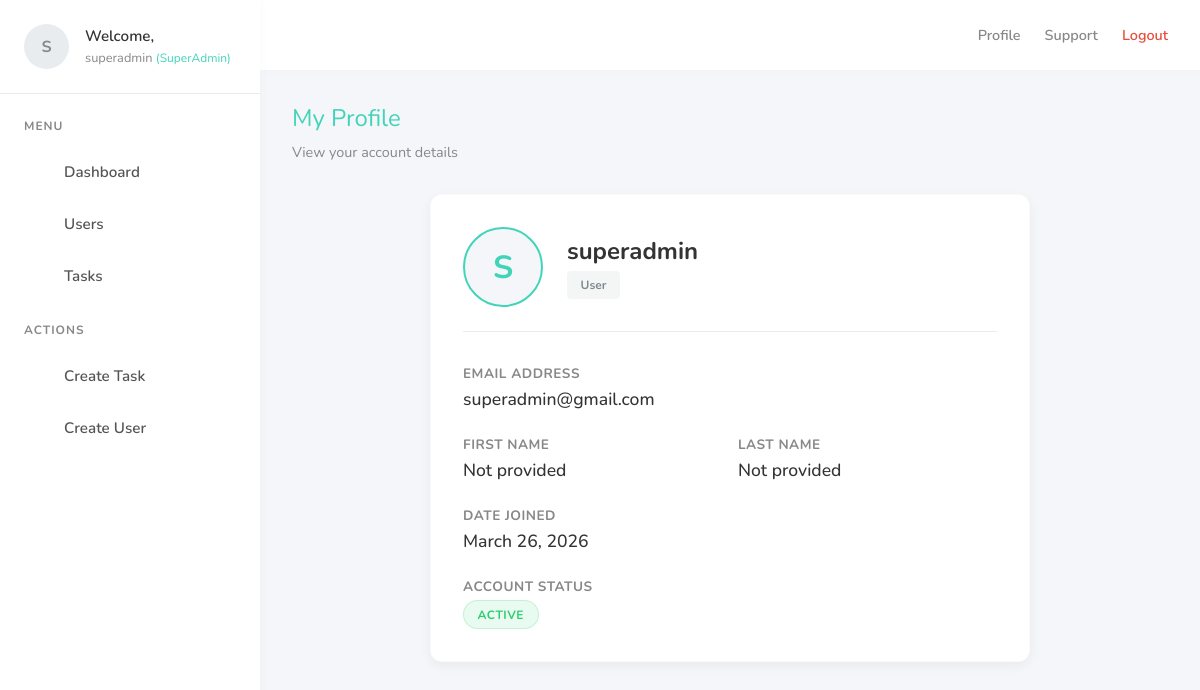
/admin-panel/profile/ (signed in), run on the app's committed database.
### users/models.py (models this page shows, shortened)
class User(AbstractUser):
    ROLE_CHOICES = (
        ("SUPERADMIN", "SuperAdmin"),
        ("ADMIN", "Admin"),
        ("USER", "User"),
    )
    role = models.CharField(max_length=20, choices=ROLE_CHOICES, default="USER")
    assigned_admin = models.ForeignKey(
        "self", null=True, blank=True, on_delete=models.SET_NULL, related_name="users"
    )

### admin_panel/views.py (the view)
# urls.py: path("profile/", profile, name="admin-profile"),
@user_passes_test(is_admin_or_superadmin, login_url='admin-login')
def profile(request):
    return render(request, "admin_panel/profile.html")

### admin_panel/views.py (called while the page is built)
def is_admin_or_superadmin(user):
    return user.is_authenticated and (user.role in ['ADMIN', 'SUPERADMIN'] or user.is_superuser)

### admin_panel/templates/admin_panel/profile.html (shortened to what this page needs)
{% extends "base.html" %}
{% block content %}
<div class="page-header">
    <h2 class="page-title">My Profile</h2>
    <p class="page-subtitle">View your account details</p>
</div>
<div class="card" style="max-width: 600px; margin: 0 auto; padding: 2rem;">
    <div style="display: flex; align-items: center; margin-bottom: 2rem; border-bottom: 1px solid var(--border-color); padding-bottom: 1.5rem;">
        <div style="width: 80px; height: 80px; border-radius: 50%; background: var(--bg-light); border: 2px solid var(--primary-teal); display: flex; align-items: center; justify-content: center; font-size: 2rem; font-weight: bold; color: var(--primary-teal); margin-right: 1.5rem;">
            {{ user.username|make_list|first|upper }}
        </div>
        <div>
            <h3 style="font-size: 1.5rem; color: var(--text-dark); margin-bottom: 0.25rem;">{{ user.username }}</h3>
            <span class="role-badge role-{{ user.role|lower|default:'user' }}">{{ user.get_role_display|default:user.role }}</span>
        </div>
    </div>
    <div style="display: grid; gap: 1.5rem;">
        <div>
            <label style="display: block; font-size: 0.85rem; color: var(--text-muted); text-transform: uppercase; letter-spacing: 0.5px; font-weight: 700; margin-bottom: 0.25rem;">Email Address</label>
            <div style="font-size: 1.1rem; color: var(--text-dark); font-weight: 500;">
                {{ user.email|default:"Not provided" }}
            </div>
        </div>
        <div style="display: grid; grid-template-columns: 1fr 1fr; gap: 1rem;">
            <div>
                <label style="display: block; font-size: 0.85rem; color: var(--text-muted); text-transform: uppercase; letter-spacing: 0.5px; font-weight: 700; margin-bottom: 0.25rem;">First Name</label>
                <div style="font-size: 1.1rem; color: var(--text-dark); font-weight: 500;">
                    {{ user.first_name|default:"Not provided" }}
                </div>
            </div>
            <div>
                <label style="display: block; font-size: 0.85rem; color: var(--text-muted); text-transform: uppercase; letter-spacing: 0.5px; font-weight: 700; margin-bottom: 0.25rem;">Last Name</label>
                <div style="font-size: 1.1rem; color: var(--text-dark); font-weight: 500;">
                    {{ user.last_name|default:"Not provided" }}
                </div>
            </div>
        </div>
        <div>
            <label style="display: block; font-size: 0.85rem; color: var(--text-muted); text-transform: uppercase; letter-spacing: 0.5px; font-weight: 700; margin-bottom: 0.25rem;">Date Joined</label>
            <div style="font-size: 1.1rem; color: var(--text-dark); font-weight: 500;">
                {{ user.date_joined|date:"F j, Y" }}
            </div>
        </div>
        <div>
            <label style="display: block; font-size: 0.85rem; color: var(--text-muted); text-transform: uppercase; letter-spacing: 0.5px; font-weight: 700; margin-bottom: 0.25rem;">Account Status</label>
            <div>
                {% if user.is_active %}
                    <span class="status-badge status-completed">Active</span>
                {% else %}
                    <span class="status-badge status-pending">Inactive</span>
                {% endif %}
            </div>
        </div>
    </div>
</div>
{% endblock %}

### templates/base.html (shortened to what this page needs)
<!DOCTYPE html>
<html lang="en">
<head>
</head>
<body>
    <aside class="sidebar">
        <div class="sidebar-header">
            <div class="profile-img">
                {% if user.is_authenticated %}
                    {{ user.username|make_list|first|upper }}
                {% else %}
                    A
                {% endif %}
            </div>
            <div class="profile-info">
                <h4>Welcome,</h4>
                <p>
                    {% if user.is_authenticated %}
                        {{ user.username }}
                        {% if user.is_superuser %}
                        <span style="font-size: 0.75rem; color: var(--primary-teal);">(SuperAdmin)</span>
                        {% elif user.role and user.role != 'USER' %}
                        <span style="font-size: 0.75rem; color: var(--primary-teal);">({{ user.get_role_display }})</span>
                        {% endif %}
                    {% else %}
                        Guest
                    {% endif %}
                </p>
            </div>
        </div>
        <div class="sidebar-menu">
            <div class="menu-label">Menu</div>
            <ul class="nav-list">
                <li class="nav-item">
                    <a href="/admin-panel/" class="nav-link" id="nav-dashboard">
                         Dashboard
                    </a>
                </li>
                <li class="nav-item">
                    <a href="/admin-panel/users/" class="nav-link" id="nav-users">
                         Users
                    </a>
                </li>
                <li class="nav-item">
                    <a href="/admin-panel/tasks/" class="nav-link" id="nav-tasks">
                         Tasks
                    </a>
                </li>
                <div class="menu-label" style="margin-top: 1.5rem;">Actions</div>
                <li class="nav-item">
                    <a href="/admin-panel/tasks/create/" class="nav-link" id="nav-task-create">
                         Create Task
                    </a>
                </li>
                {% if user.is_authenticated %}
                    {% if user.role == "SUPERADMIN" or user.is_superuser %}
                    <li class="nav-item">
                        <a href="/admin-panel/users/create/" class="nav-link" id="nav-user-create">
                             Create User
                        </a>
                    </li>
                    {% endif %}
                {% endif %}
            </ul>
        </div>
    </aside>
    <div class="main-wrapper">
        <header class="top-header">
            <div class="header-right">
                <a href="{% url 'admin-profile' %}">Profile</a>
                <a href="{% url 'admin-support' %}">Support</a>
                {% if user.is_authenticated %}
                <a href="{% url 'admin-logout' %}" class="btn-logout">Logout</a>
                {% endif %}
            </div>
        </header>
        <main class="content-area">
            {% block content %}
            {% endblock %}
        </main>
    </div>
</body>
</html>

### templates/base.html (style rules this page uses)
:root { --primary-teal: #42d4b9; --primary-dark: #2c3e50; --bg-light: #f4f6f9; --text-dark: #333; --text-muted: #888; --sidebar-width: 260px; --card-shadow: 0 4px 12px rgba(0,0,0,0.05); --border-color: #e9ecef; }
* { margin: 0; padding: 0; box-sizing: border-box; font-family: 'Nunito', sans-serif; }
body { background-color: var(--bg-light); color: var(--text-dark); display: flex; min-height: 100vh; }
.sidebar { width: var(--sidebar-width); background: #ffffff; box-shadow: 2px 0 10px rgba(0,0,0,0.02); position: fixed; height: 100vh; overflow-y: auto; z-index: 100; }
.sidebar-header { padding: 1.5rem; display: flex; align-items: center; gap: 1rem; border-bottom: 1px solid var(--border-color); }
.profile-img { width: 45px; height: 45px; border-radius: 50%; background: #e9ecef; display: flex; align-items: center; justify-content: center; font-weight: bold; color: var(--text-muted); overflow: hidden; }
.profile-info h4 { font-size: 0.95rem; font-weight: 600; color: var(--text-dark); }
.profile-info p { font-size: 0.8rem; color: var(--text-muted); margin-top: 0.2rem; }
.sidebar-menu { padding: 1.5rem 1rem; }
.menu-label { font-size: 0.75rem; text-transform: uppercase; color: var(--text-muted); font-weight: 700; letter-spacing: 1px; margin-bottom: 1rem; padding-left: 0.5rem; }
.nav-list { list-style: none; }
.nav-item { margin-bottom: 0.5rem; }
.nav-link { display: flex; align-items: center; padding: 0.75rem 1rem; color: #555; text-decoration: none; font-weight: 600; font-size: 0.95rem; border-radius: 8px; transition: all 0.3s ease; cursor: pointer; }
.main-wrapper { margin-left: var(--sidebar-width); flex: 1; display: flex; flex-direction: column; }
.top-header { background: #ffffff; height: 70px; padding: 0 2rem; display: flex; align-items: center; justify-content: space-between; box-shadow: 0 2px 10px rgba(0,0,0,0.02); z-index: 90; }
.header-right { display: flex; align-items: center; gap: 1.5rem; }
.header-right a { color: var(--text-muted); text-decoration: none; font-weight: 600; font-size: 0.9rem; transition: color 0.2s; }
.btn-logout { color: #e74c3c !important; }
.content-area { padding: 2rem; flex: 1; }
.page-header { margin-bottom: 2rem; }
.page-title { font-size: 1.5rem; font-weight: 400; color: var(--primary-teal); margin-bottom: 0.5rem; }
.page-subtitle { color: var(--text-muted); font-size: 0.9rem; }
.card { background: #ffffff; border-radius: 12px; box-shadow: var(--card-shadow); padding: 1.5rem; border: 1px solid rgba(0,0,0,0.02); margin-bottom: 1.5rem; }
.status-badge { display: inline-block; padding: 0.35rem 0.85rem; border-radius: 30px; font-size: 0.75rem; font-weight: 700; text-transform: uppercase; letter-spacing: 0.5px; }
.status-completed { background: rgba(46, 204, 113, 0.1); color: #2ecc71; border: 1px solid rgba(46, 204, 113, 0.2); }
.role-badge { display: inline-block; padding: 0.35rem 0.85rem; border-radius: 4px; font-size: 0.75rem; font-weight: 700; }
.role-user { background: rgba(149, 165, 166, 0.1); color: #7f8c8d; }

### data on the page
User: username|make_list "S", username "superadmin", role "User", email "superadmin@gmail.com", first_name "Not provided", last_name "Not provided", date_joined "March 26, 2026"
